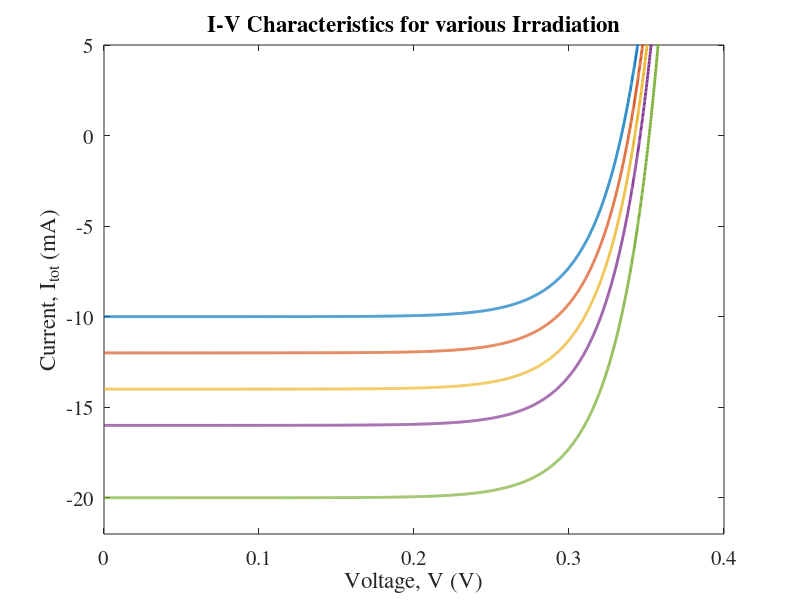

Source code (MATLAB): (Note: this script raises an error after producing the figure.)
clc;
clear;
close all;

set(0, 'DefaultAxesFontName', 'Times');
set(0, 'DefaultAxesFontSize', 15);
%% Parameters
e   = 1.6e-19;
T   = 300;                              % K
Io  = 25e-9;                            % A
kb  = 1.38e-23;

K   = 10e-3/500;
Irr = [500 600 700 800 1000];           % W/m^2
n   = 1;                                % ideality factor
V   = 0:0.0001:0.4;                    % voltage
area= 1e-2*1e-2;                        % 1cm X 1cm
Iph = K*Irr;

%% I-V Characteristics

figure(1)
V_oc = zeros(1,length(Iph)); % Initializations
I_sc = zeros(1,length(Iph));
P_max = zeros(1,length(Iph));
R_opt = zeros(1,length(Iph));

FF = zeros(1,length(Iph));

for i = 1:length(Iph)
    
    I_total = -Iph(i) + Io.*(exp((e.*V)./(n.*kb*T))-1);
    P = (-I_total).*V;

    V_oc(i) = V(find(I_total<=0,1,'last'));
    I_sc(i) = Iph(i);
    P_max(i) = max(P);
    R_opt(i) = abs(V(P==P_max(i))/I_total(P==P_max(i)));

    FF(i) = P_max(i)/(V_oc(i)*I_sc(i));

    plot(V,I_total*1e3,'linewidth',2);
    hold on;

end

xlabel('Voltage, V (V)');
ylabel('Current, I_{tot} (mA)');
title("I-V Characteristics for various Irradiation");
ylim([-22 5]);
legend(num2str(Irr(:))+ " Wm^{-2}","Location","best");
legend box off;
%% Voc vs n

figure(2)
plot(Irr,V_oc,'linewidth',2);

xlabel('Solar Irradiation, I (Wm^{-2})')
ylabel('Open Circuit Voltage, V_{oc} (V)')
% grid minor;
title("V_{oc} vs Solar Irradiation")

%% Isc vs n

figure(3)
plot(Irr,-I_sc*1e3,'linewidth',2);

xlabel('Solar Irradiation, I (Wm^{-2})')
ylabel('Short Circuit Current, I_{sc} (mA)')
% grid minor;
title("I_{sc} vs Solar Irradiation of Si Solar Cell")

%% 

figure(4)
plot(Irr,P_max*1e3,'^-','linewidth',2);

xlabel('Solar Irradiation, I (Wm^{-2})')
ylabel('P_{max} (mW)')
% grid minor;
title("P_{max} vs Solar Irradiation of Si Solar Cell")

p_new = zeros(1,length(Irr));
for j = 1:length(Irr)
    p_array = linspace(P_max(1),P_max(end),100001);
    I_array = linspace(Irr(1),Irr(end),100001);
    p_new(j) =  p_array(I_array==Irr(j));
end

dev =  sqrt(sum(abs(p_new-P_max).^2));
deviation = dev/(P_max(end)-P_max(1));
fprintf("deviation = %.4f \n", deviation)

%% 

figure(5)
plot(Irr,R_opt,'linewidth',2);
xlabel('Solar Irradiation, I (Wm^{-2})')
ylabel('Optimum R_{load} (\Omega)')
% grid minor;
title("R_{load} vs Solar Irradiance")


%%
figure(6)
plot(Irr,FF,'linewidth',2);
xlabel('Solar Irradiation, I (Wm^{-2})')
ylabel('Fill Factor, FF)');
grid minor;
title("FF vs Solar Irradiance of Si Solar Cell")
